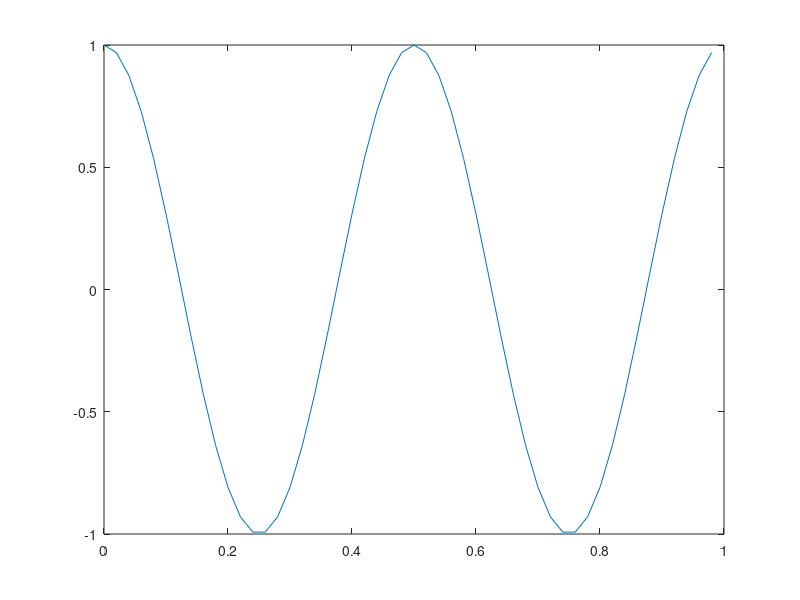
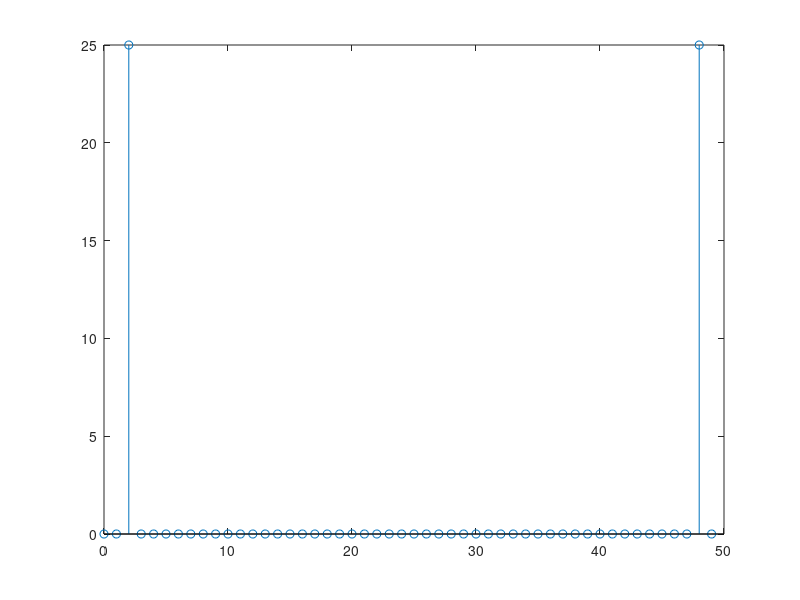
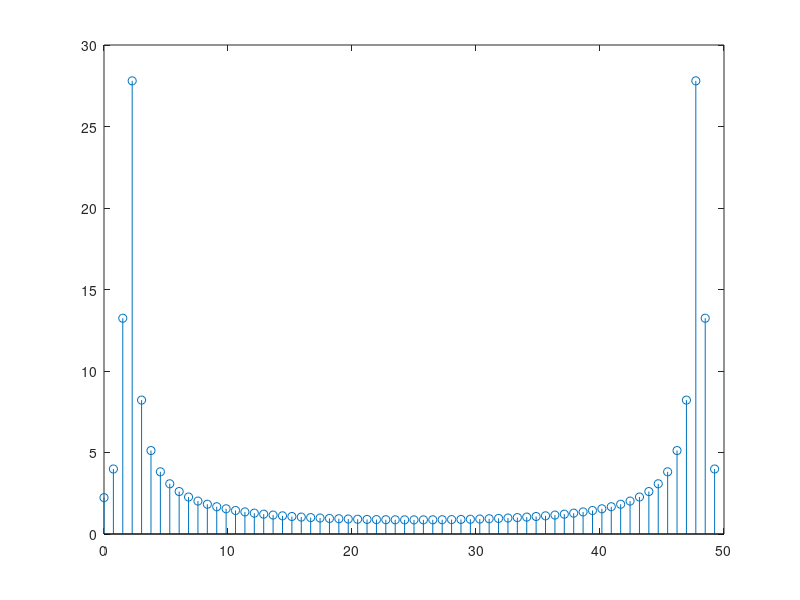
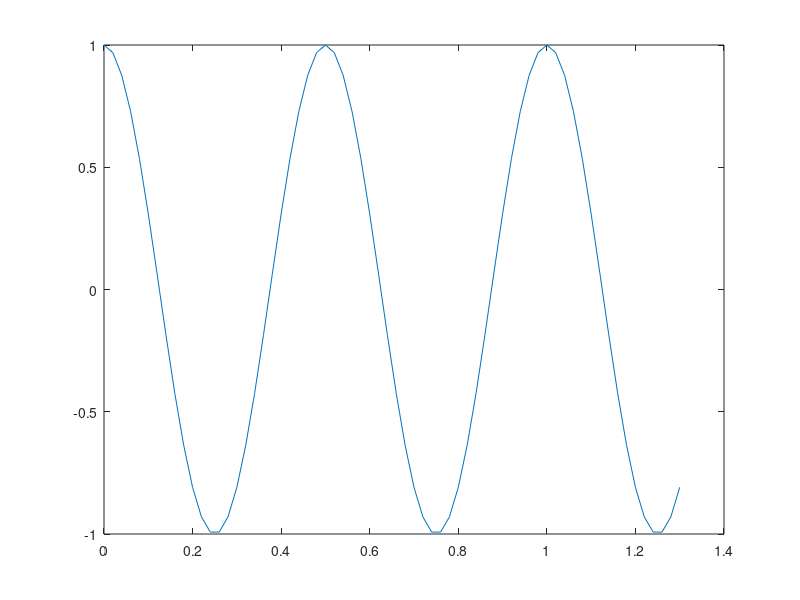

The MATLAB script that drew these images, in order:
% Exercise 15

% Given a sinusoidal signal with frequency = 2Hz and duration = 1.3 seconds, sampled with Fs = 50 Hz
% Plot the first N = 50 samples of the sinusoid vs time.
% Compute its FFT on N samples and visualize it vs frequencies.
% Compute the FFT of the complete signal and visualize it.
% Do the two Fourier spectra coincide? 
% Which frequencies correspond to peaks in Fourier?  Why?
% How to find the actual peaks of the sinusoid in the Fourier domain?

close all
clearvars
clc

%% parameters

f0 = 2;
Fs = 50;
duration = 1.3; 
time = 0:1/Fs:duration;

%% define signals

s = cos(2*pi*f0*time);

%% plot the signal on the first 50 samples

N = 50;

figure;
plot(time(1:N), s(1:N));

%% FFT on the first 50 samples.

S_f = fft(s(1:N));

% the frequency axis is defined in Hertz, from 0 to Fs - Fs/N, with a step
% size = Fs/N.   %ANCHE QUI NORMALIZED
freq = 0:Fs/N: Fs - Fs/N;

figure;
stem(freq, abs(S_f));

%% FFT of the complete signal

S_complete = fft(s);
N_complete = length(s);
freq_complete = 0:1/N_complete * Fs: Fs - 1/N_complete * Fs;

figure;
stem(freq_complete, abs(S_complete));

%% let's plot the complete signal

figure; 
plot(time, s);

%% how to find the actual peak in Fourier?

% zero padding can help finding the actual frequency of the sinusoid.
% since you are interpolating samples... You could find the right peak.
% the final signal is ~ the convolution of the peaks due to the cosine
% by the periodic sinc.

N_tot = 1000; % consider a total number of samples which is a multiple of the period of s.
num_pad = N_tot - N_complete;
s_pad = padarray(s, [0, num_pad], 'post');
S_pad = fft(s_pad);

N_pad = N_complete + num_pad;
freq_pad = 0:1/N_tot * Fs: Fs - 1/N_tot * Fs;

figure; 
stem(freq_pad, abs(S_pad));
